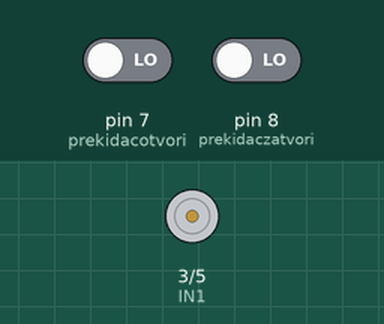
Recording of a sketch running on a simulated Arduino Uno, built with avr-gcc and run on an emulated ATmega328P. Parts: motor-driver pin pairs drawn as motors (green arrow = first pin HIGH = forward, orange = second pin HIGH = backward, longer = more drive, scaled by the enable pin). The test bench sets the inputs (shaded band); at power-on: pin 7 (prekidacotvori) LOW, pin 8 (prekidaczatvori) LOW.

Above: at 1.2 s.
1.3 s: pin 7 (prekidacotvori) driven HIGH
At 2.5 s:
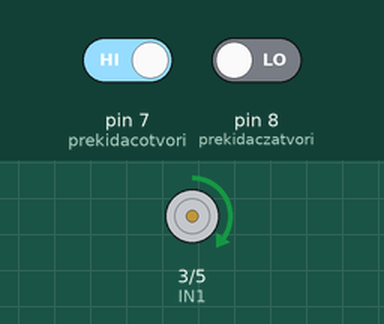
2.8 s: pin 7 (prekidacotvori) driven LOW
At 4.9 s:
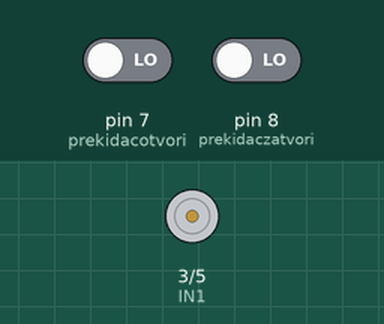
5.8 s: pin 8 (prekidaczatvori) driven HIGH
At 7.0 s:
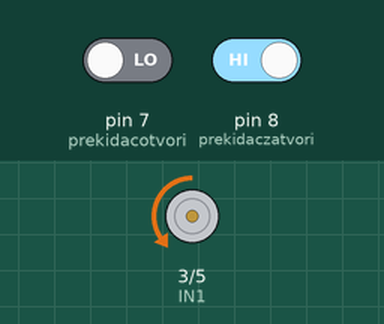
7.3 s: pin 8 (prekidaczatvori) driven LOW
At 9.5 s:
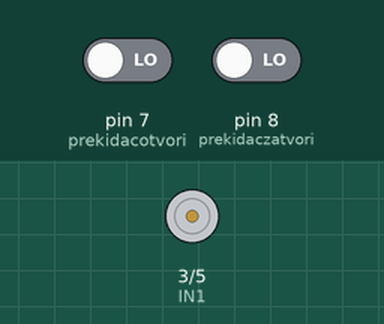
Timing chart, 0 to 11.0 s (numbered marks = the images above; inputs shaded):
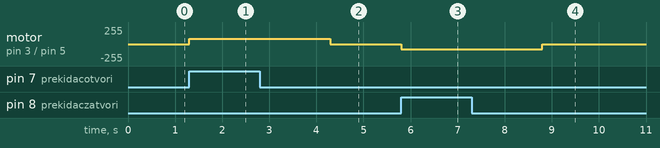

Measured:
- after the input at 1.3 s, motor on pin 3 (IN1) / pin 5 (IN2): stopped → forward 80/255 at once
- after the input at 2.8 s, motor on pin 3 (IN1) / pin 5 (IN2): forward 80/255 → stopped after 1.5 s
- after the input at 5.8 s, motor on pin 3 (IN1) / pin 5 (IN2): stopped → backward 80/255 at once
- after the input at 7.3 s, motor on pin 3 (IN1) / pin 5 (IN2): backward 80/255 → stopped after 1.5 s

The sketch:

Ograda_tipke.ino
```cpp
const int IN1 = 3;
const int IN2 = 5;
const int ENA = 6;
const int prekidaczatvori= 8;
const int prekidacotvori = 7;
int zatvori = 0;
int otvori =0;


void setup() {
  // put your setup code here, to run once:
 pinMode(IN1,OUTPUT);
 pinMode(IN2,OUTPUT);
 pinMode(ENA,OUTPUT);
 pinMode (prekidacotvori,INPUT);
 pinMode (prekidaczatvori,INPUT);
}

void loop() {
  // put your main code here, to run repeatedly:
zatvori = digitalRead (prekidaczatvori);
 otvori = digitalRead (prekidacotvori);

 if (otvori == HIGH ){ //ako je pritisnuta tipka za otvaranje otvara vrata
    digitalWrite(IN1, HIGH);      //CCW rotation
    digitalWrite(IN2, LOW);
    analogWrite(ENA,80);
    zatvori = 0;
    delay(3000);
    digitalWrite (IN2, LOW);
    digitalWrite(IN1, LOW);
     }


  if (zatvori == HIGH){ //ako je pritisnuta tipka za zatvaranje zatvara vrata
    digitalWrite(IN1, LOW);        //CW rotation
    digitalWrite (IN2, HIGH);
    analogWrite(ENA,80);
    otvori = 0;
    delay(3000);
    digitalWrite (IN1, LOW);
    digitalWrite (IN2, LOW);
     }
    otvori = 0;
    zatvori = 0;

 }
```
